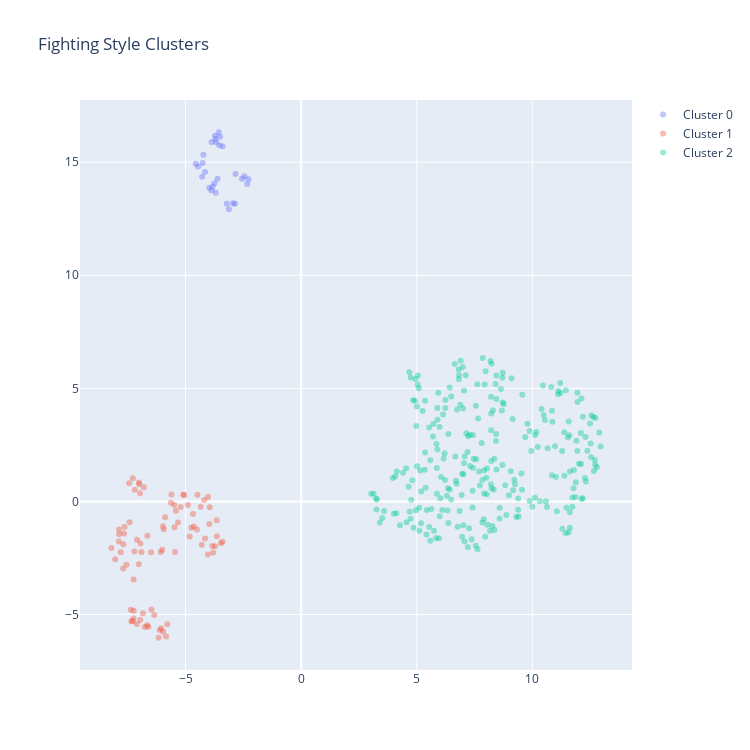

Source (notebook cell):
### Code cell
ca = ClusterAnalysis(fighter_df.loc[fighter_df['weight_class'] == 'Flyweight'], n_neighbors=5, min_cluster_size=10, min_dist=0.5, metric='euclidean', cluster_dims=style_dims)
ca.run()

### Figure 1 — Plotly figure (JSON) as saved in the notebook; plotly's stock layout.template omitted (floating-point values rounded to 4 significant figures; data arrays with more than 128 entries replaced by an {"elided": "..."} marker saying what was removed)
{"data": [{"hovertext": ["Victor Altamirano", "Charles Johnson", "Charles Johnson", "Daniel Lacerda", "Daniel Lacerda", "Malcolm Gordon", "Zhalgas Zhumagulov", "Joseph Morales", "Jarred Brooks", "Ben Nguyen", "Ben Nguyen", "Daniel Lacerda", "Malcolm Gordon", "Zhalgas Zhumagulov", "Malcolm Gordon", "Victor Altamirano", "Zhalgas Zhumagulov", "Zhalgas Zhumagulov", "Malcolm Gordon", "Victor Rodriguez", "Zhalgas Zhumagulov", "Malcolm Gordon", "Ben Nguyen", "Jarred Brooks", "Ben Nguyen", "Joseph Morales", "Jarred Brooks", "Ben Nguyen", "Ben Nguyen"], "marker": {"opacity": 0.4, "size": 6}, "mode": "markers", "name": "Cluster 0", "text": ["Victor Altamirano", "Charles Johnson", "Charles Johnson", "Daniel Lacerda", "Daniel Lacerda", "Malcolm Gordon", "Zhalgas Zhumagulov", "Joseph Morales", "Jarred Brooks", "Ben Nguyen", "Ben Nguyen", "Daniel Lacerda", "Malcolm Gordon", "Zhalgas Zhumagulov", "Malcolm Gordon", "Victor Altamirano", "Zhalgas Zhumagulov", "Zhalgas Zhumagulov", "Malcolm Gordon", "Victor Rodriguez", "Zhalgas Zhumagulov", "Malcolm Gordon", "Ben Nguyen", "Jarred Brooks", "Ben Nguyen", "Joseph Morales", "Jarred Brooks", "Ben Nguyen", "Ben Nguyen"], "textfont": {"color": "black", "size": 10}, "textposition": "top center", "type": "scatter", "x": [-3.68, -3.396, -3.877, -2.858, -3.126, -4.156, -3.726, -3.688, -4.46, -3.216, -2.331, -2.946, -3.971, -3.874, -4.283, -3.537, -3.563, -3.708, -3.617, -4.229, -3.506, -3.751, -2.836, -4.56, -2.454, -3.833, -4.26, -2.559, -2.28], "y": [15.88, 15.7, 13.75, 13.16, 12.91, 14.57, 16.17, 13.65, 14.81, 13.16, 14.04, 13.18, 13.87, 15.9, 14.35, 15.74, 16.32, 16.03, 14.27, 15.33, 16.12, 14.07, 14.48, 14.94, 14.37, 13.91, 14.97, 14.27, 14.25]}, {"hovertext": ["Jake Hadley", "Tagir Ulanbekov", "Carlos Candelario", "Cody Durden", "Ode Osbourne", "Ode Osbourne", "Brandon Royval", "Tim Elliott", "Brandon Royval", "Manel Kape", "Cody Durden", "Tagir Ulanbekov", "Tim Elliott", "Manel Kape", "Francisco Figueiredo", "Manel Kape", "Joseph Benavidez", "Tim Elliott", "Tim Elliott", "Tim Elliott", "Joseph Benavidez", "Tim Elliott", "Wilson Reis", "Joseph Benavidez", "Wilson Reis", "Elias Garcia", "Joseph Benavidez", "Justin Scoggins", "Joseph Benavidez", "Wilson Reis", "Justin Scoggins", "Tim Elliott", "Wilson Reis", "Zach Makovsky", "Joseph Benavidez", "Wilson Reis", "Yuta Sasaki", "Joseph Benavidez", "Joseph Benavidez", "Chris Cariaso", "Darrell Montague", "Joseph Benavidez", "Justin Scoggins", "Chris Cariaso", "Zach Makovsky", "Juancamilo Ronderos", "Manel Kape", "Jake Hadley", "Francisco Figueiredo", "Cody Durden", "Zarrukh Adashev", "Francisco Figueiredo", "Cody Durden", "Tagir Ulanbekov", "Ode Osbourne", "Brandon Royval", "Ode Osbourne", "Zarrukh Adashev", "Jerome Rivera", "Jerome Rivera", "Zarrukh Adashev", "Cody Durden", "Brandon Royval", "Brandon Royval", "Joseph Benavidez", "Tim Elliott", "Joseph Benavidez", "Yuta Sasaki", "Yuta Sasaki", "Ashkan Mokhtarian", "Yuta Sasaki", "Wilson Reis", "Yuta Sasaki", "Tim Elliott", "Wilson Reis", "Yuta Sasaki", "Tim Elliott", "Zach Makovsky", "Justin Scoggins", "Wilson Reis", "Wilson Reis", "Zach Makovsky", "Tim Elliott"], "marker": {"opacity": 0.4, "size": 6}, "mode": "markers", "name": "Cluster 1", "text": ["Jake Hadley", "Tagir Ulanbekov", "Carlos Candelario", "Cody Durden", "Ode Osbourne", "Ode Osbourne", "Brandon Royval", "Tim Elliott", "Brandon Royval", "Manel Kape", "Cody Durden", "Tagir Ulanbekov", "Tim Elliott", "Manel Kape", "Francisco Figueiredo", "Manel Kape", "Joseph Benavidez", "Tim Elliott", "Tim Elliott", "Tim Elliott", "Joseph Benavidez", "Tim Elliott", "Wilson Reis", "Joseph Benavidez", "Wilson Reis", "Elias Garcia", "Joseph Benavidez", "Justin Scoggins", "Joseph Benavidez", "Wilson Reis", "Justin Scoggins", "Tim Elliott", "Wilson Reis", "Zach Makovsky", "Joseph Benavidez", "Wilson Reis", "Yuta Sasaki", "Joseph Benavidez", "Joseph Benavidez", "Chris Cariaso", "Darrell Montague", "Joseph Benavidez", "Justin Scoggins", "Chris Cariaso", "Zach Makovsky", "Juancamilo Ronderos", "Manel Kape", "Jake Hadley", "Francisco Figueiredo", "Cody Durden", "Zarrukh Adashev", "Francisco Figueiredo", "Cody Durden", "Tagir Ulanbekov", "Ode Osbourne", "Brandon Royval", "Ode Osbourne", "Zarrukh Adashev", "Jerome Rivera", "Jerome Rivera", "Zarrukh Adashev", "Cody Durden", "Brandon Royval", "Brandon Royval", "Joseph Benavidez", "Tim Elliott", "Joseph Benavidez", "Yuta Sasaki", "Yuta Sasaki", "Ashkan Mokhtarian", "Yuta Sasaki", "Wilson Reis", "Yuta Sasaki", "Tim Elliott", "Wilson Reis", "Yuta Sasaki", "Tim Elliott", "Zach Makovsky", "Justin Scoggins", "Wilson Reis", "Wilson Reis", "Zach Makovsky", "Tim Elliott"], "textfont": {"color": "black", "size": 10}, "textposition": "top center", "type": "scatter", "x": [-6.048, -7.017, -7.372, -6.806, -3.403, -3.471, -6.117, -5.419, -5.79, -3.842, -7.441, -7.0, -8.21, -3.727, -7.099, -3.807, -4.748, -5.325, -5.944, -5.475, -5.211, -5.972, -7.42, -4.192, -7.659, -4.822, -3.956, -5.611, -4.023, -6.077, -5.102, -7.246, -7.879, -6.495, -4.486, -7.64, -7.253, -4.897, -5.631, -6.607, -5.454, -4.343, -8.042, -6.352, -7.021, -3.652, -3.645, -7.242, -6.651, -6.972, -4.156, -6.948, -7.199, -7.883, -4.3, -5.971, -6.764, -4.032, -4.643, -3.973, -4.508, -7.28, -5.843, -6.164, -4.678, -7.701, -5.884, -7.553, -6.659, -7.289, -7.107, -6.005, -6.96, -6.84, -7.871, -7.344, -6.475, -6.905, -5.055, -7.209, -7.691, -7.805, -5.484], "y": [-5.609, 0.8332, -4.787, 0.6213, -1.787, -1.845, -5.682, -0.4094, -5.433, -1.97, 0.802, 0.7639, -2.06, -1.981, -1.696, -2.258, -1.162, -0.9344, -1.227, -1.144, -0.2477, -1.097, -0.9262, 0.05979, -1.414, -1.555, -0.2588, 0.3085, 0.1918, -2.236, 0.2951, -3.457, -1.248, -2.248, 0.2977, -1.132, -5.174, -0.1556, -0.05683, -5.541, -2.241, -0.2357, -2.559, -5.019, -2.784, -0.8322, -1.545, -4.836, -1.518, 0.3632, -1.644, -1.864, 0.5124, -1.767, -1.917, -5.767, -5.551, -2.351, -1.111, -1.0, -1.239, 1.021, -5.971, -6.029, -0.5548, -2.97, -0.7013, -2.804, -5.471, -5.303, -5.419, -2.134, -5.243, -4.948, -1.45, -5.294, -4.779, -2.242, 0.2868, -2.218, -1.892, -2.249, -0.1588]}, {"hovertext": {"elided": "264 str values"}, "marker": {"opacity": 0.4, "size": 6}, "mode": "markers", "name": "Cluster 2", "text": {"elided": "264 str values"}, "textfont": {"color": "black", "size": 10}, "textposition": "top center", "type": "scatter", "x": {"elided": "264 float values"}, "y": {"elided": "264 float values"}}], "layout": {"height": 750, "showlegend": true, "title": {"text": "Fighting Style Clusters"}, "width": 750, "xaxis": {"autorange": true, "range": [-9.567, 14.31], "type": "linear"}, "yaxis": {"autorange": true, "range": [-7.455, 17.75], "type": "linear"}}}
